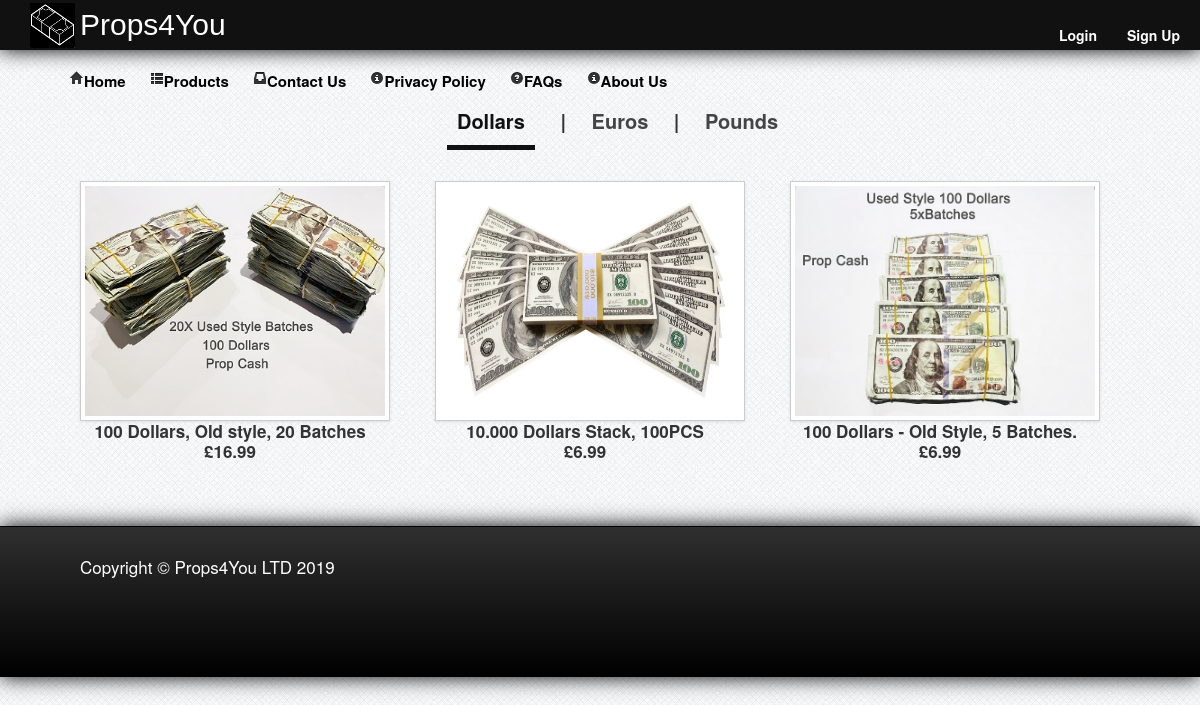
The page /product.php on the database its author committed.
### tables this page shows
CREATE TABLE `product` (
  `product_id` int(11) NOT NULL,
  `product_name` varchar(225) NOT NULL,
  `product_price` varchar(50) NOT NULL,
  `product_size` text NOT NULL,
  `product_image` varchar(500) NOT NULL,
  `brand` varchar(100) NOT NULL,
  `category` varchar(50) NOT NULL
);

### product.php (the view, shortened to what this page needs)
<?php
	include("function/customer_signup.php");
	include("function/headerOFF.php");
?>
	<b><div class="nav1">
		<ul>
			<li><a href="product.php" class="active" style="color:#111;">Dollars</a></li>
			<li>|</li>
			<li><a href="euros.php">Euros</a></li>
			<li>|</li>
			<li><a href="pounds.php">Pounds</a></li>
		</ul>
	</div></b>
	<div id="content">
		<br />
		<br />
		<div id="product">
			<b><?php
				$query = $conn->query("SELECT *FROM product WHERE category='basketball' ORDER BY product_id DESC") or die (mysqli_error());
					while($fetch = $query->fetch_array())
						{
						$pid = $fetch['product_id'];
						$query1 = $conn->query("SELECT * FROM stock WHERE product_id = '$pid'") or die (mysqli_error());
						$rows = $query1->fetch_array();
						$qty = $rows['qty'];
						if($qty <= 5){
						}else{
							echo "<div class='float'>";
							echo "<center>";
							echo "<a href='details.php?id=".$fetch['product_id']."'><img class='img-polaroid' src='photo/".$fetch['product_image']."' height = '300px' width = '300px'></a>";
							echo "".$fetch['product_name']."";
							echo "<br />";
							echo "£".$fetch['product_price']."";
							echo "<br />";
							echo "</center>";
							echo "</div>";
						}
						}
			?></b>
		</div>
	</div>
		<br />
</div>
	<br />
	<div id="footer">
		<div class="foot">
			<label style="font-size:17px;"> Copyright &copy; Props4You LTD 2019</label>
		</div>
	</div>
</body>
</html>

### css/style.css (style rules this page uses)
body { background:url(../images/bg.png) repeat scroll left top #e7ebf2; }
#content { top:10px; }
.nav1 { font-size:20px; text-decoration:none; text-align:center; }
.nav1 ul li { padding:10px; display:inline; }
.nav1 ul li a { text-decoration:none; color:#444; }
#product { position:relative; width:1150px; height:auto; }
.float { width:300px; height:330px; float:left; margin-left:55px; margin-bottom:15px; font-size:17px; }
.float img { width:300px; height:230px; }
.active { color:#000; border-bottom:5px solid #111; padding:10px; }
#footer { position:relative; color:#fff; width:100%; height:150px; clear:both; background:linear-gradient(#2f2f2f ,#000); background:-moz-linear-gradient(#2f2f2f ,#000); background:-webkit-linear-gradient(#2f2f2f ,#000); -webkit-box-shadow:0px 0px 20px 0px black; -moz-box-shadow:0px 0px 20px 0px black; box-shadow:0px 0px 20px 0px black; border-top:1px solid black; }
.foot { font-size:20px; position:relative; margin-top:30px; margin-left:80px; float:left; }

### rows shown on the page
product: product_image (picture), product_name "100 Dollars, Old style, 20 Batches", product_price "16.99"
product: product_image (picture), product_name "10.000 Dollars Stack, 100PCS", product_price "6.99"
product: product_image (picture), product_name "100 Dollars - Old Style, 5 Batches.", product_price "6.99"
